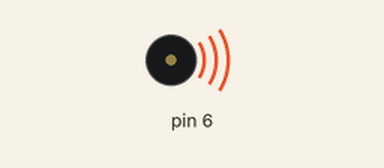
Simulated run of this sketch. Board: Arduino Uno, built with avr-gcc and run on an emulated ATmega328P. Shown: buzzer (waves = sounding).

Above: at 0.05 s.
At 2.75 s:
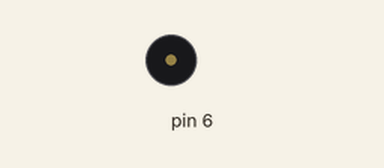
Timing chart, 0 to 3.0 s (numbered marks = the images above):
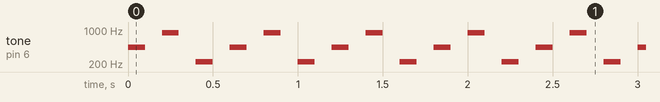

Measured:
- by itself, tone on pin 6: repeats every 0.60 s: silent 0.10 s, 880 Hz 0.10 s, silent 0.10 s, 220 Hz 0.10 s, silent 0.10 s, 440 Hz 0.10 s

The sketch:

buzzer_test.ino
```cpp
#define BUZZER 6

int tones[] = {440, 880, 220};
int durs[]  = {100, 100, 100};


void setup() {
  Serial.begin(9600);
}

void loop() {
  for(int i=0; i<3; i++)
  {
    tone(6, tones[i], durs[i]);
    delay( durs[i] * 2 );
  }

}
```
